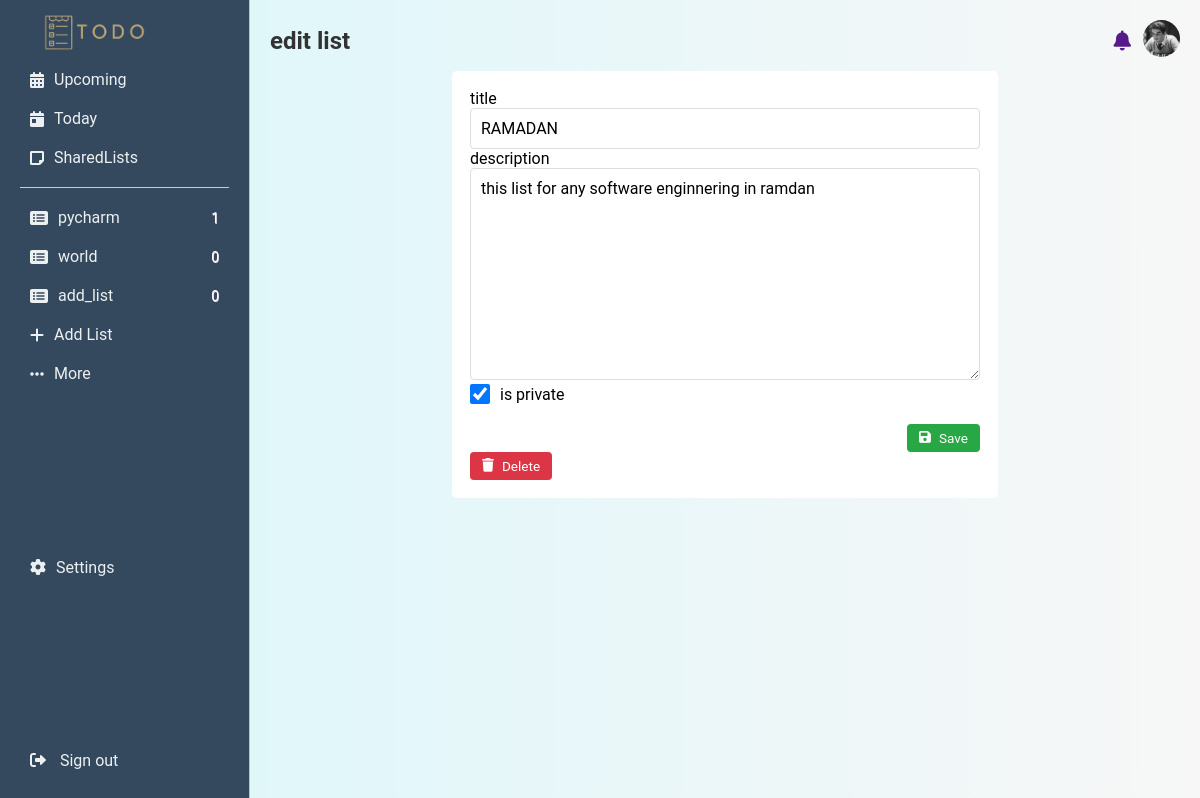
Screenshot of /lists/edit/8188dc98-758b-46e5-8b43-d438638714b2/ (signed in) with the database file from the repository.
### base/models.py (models this page shows, shortened)
class ToDoList(models.Model):
    id = models.UUIDField(primary_key=True, default=uuid.uuid4, editable=False)
    user = models.ForeignKey(CustomUser, on_delete=models.CASCADE, related_name='todo_lists')
    name = models.CharField(max_length=255)
    description = models.TextField()
    created_at = models.DateTimeField(auto_now_add=True)
    updated_at = models.DateTimeField(auto_now=True)
    is_private = models.BooleanField(default=True)
    icon = models.CharField(max_length=50, default='fa-list-alt')
    class Meta:
        verbose_name = "To-Do List"
        verbose_name_plural = "To-Do Lists"

### base/views.py (the view)
# urls.py: path('lists/edit/<uuid:list_id>/', views.edit_todo_list, name='edit_todo_list'),
def edit_todo_list(request,list_id):
    todo_list_instance=get_object_or_404(ToDoList,id=list_id)
    if request.method=='POST':
        form=todoListForm(request.POST,instance=todo_list_instance)
        if form.is_valid():
            todo_list=form.save(commit=False)
            todo_list.icon=get_icon_for_title(todo_list.name)
            todo_list.save()
            activity_log(request.user, 'edit', f"{todo_list.name} list")
            return redirect('lists_view')
    else:
        form=todoListForm(instance=todo_list_instance)
    return render(request,'base/edit_todo_list.html',{'form':form,'title':'edit list','list':todo_list_instance,'todo_list_instance':todo_list_instance})

### base/forms.py
class todoListForm(forms.ModelForm):
   is_private = forms.BooleanField(label='is private',widget=forms.CheckboxInput(attrs={'class':'is_private'}),required=False )
   name = forms.CharField(label='title',widget=forms.TextInput(attrs={'class':'form-control'}) )
   description = forms.CharField(label='description',widget=forms.Textarea(attrs={'class':'form-control'}) )
   class Meta:
       model =ToDoList
       fields = ['is_private', 'name', 'description']

### base/context_processors.py (called while the page is built)
def user_info(request):
    if request.user.is_authenticated:
        try:
            user_profile = CustomUser.objects.get(user = request.user)
            return {
                'user':user_profile,
                'image_profile':user_profile.image_profile
            }
        except:
            print('there is error ')
    return{}

def side_bare_links(request):
    if request.user.is_authenticated:
        custom_user = CustomUser.objects.get(user=request.user)
        user_last_lists = ToDoList.objects.filter(user=custom_user).annotate(task_count=Count('tasks')).order_by('-updated_at')[:3]
        return {'custom_user': custom_user, 'user_last_lists': user_last_lists}
    return {'custom_user': None, 'user_last_lists': []}

### base/templates/base/edit_todo_list.html (shortened to what this page needs)
{% extends 'base/base.html' %}
{% load static %}
{% block extra_css %}
    <link rel="stylesheet" href="{% static 'css/change-email.css' %}">
{% endblock extra_css %}
{% block content %}
<div class="container_change_email">
    <form method="POST" action="{% if list %}{% url 'edit_todo_list' list.id %}{% else %}{% url 'create_todo_list' %}{% endif %}">
        {{ form.name.label }}
        {{ form.name }}
        {{ form.description.label }}
        {{ form.description }}
        <div class="checkbox-label">
            {{ form.is_private }}
            {{ form.is_private.label }}
        </div>
        <div class="button-container">
            <button type="submit" class='btn btn-complete'><i class="fas fa-save"></i>Save</button>
        </div>
    </form>
    {% if list %}
        <form id="delete-form" method="POST" action="{% url 'remove_list' list.id %}" class='delete-form'>
            <button type='submit' class='btn btn-delete'><i class="fas fa-trash"></i>Delete</button>
        </form>
    {% endif %}
</div>
{% endblock %}

### base/templates/base/sidebar.html (shortened to what this page needs)
{% load static %}
{% block extra_css %}
  <link rel="stylesheet" href=" {% static 'css/side_bare_hero.css' %}">
{% endblock extra_css %}
<div class="sidebar">
  <a href=" {% url 'home' %}"> <img src="{% static 'logo/todo-removebg-preview.png' %}" alt="logo" class='logo'> </a>
  <div class="tasks">
    <div class="task-item">
      <i class="fas fa-calendar-alt"></i>
      <a>Upcoming</a>
    </div>
    <div class="task-item active">
      <i class="fas fa-calendar-day"></i>
      <a href="{% url 'today_tasks' %}">Today</a>
    </div>
    <div class="task-item">
      <i class="fas fa-sticky-note"></i>
      <a href='{% url 'shared_list' %}'>SharedLists</a>
    </div>
  </div>
  <hr>
  <div class="lists">
    {% for list in user_last_lists %}
    <div class="list-item">
      <i class="fa {{list.icon}}"></i>
      <a href="{% url 'tasks_for_list' list_id=list.id %}">{{ list.name }}</a>
      <span class="task-count">{{ list.task_count }}</span>
    </div>
    {% endfor %}
    <div class="add-new-list">
        <i class="fas fa-plus"></i>
      <a href='{% url 'create_todo_list' %}'>
        Add List
      </a>
    </div>
    <div class="more-link">
      <i class="fas fa-ellipsis-h"></i>
      <a href="{% url 'lists_view' %}">More</a>
    </div>
  </div>
  <div class="settings">
    <i class="fas fa-cog"></i>
    <a>Settings</a>
  </div>
  <div class="sign-out">
    <a href="{% url 'logout' %}">
      <i class="fas fa-sign-out-alt"></i>
      <span>Sign out</span>
    </a>
  </div>
</div>

### base/static/css/style.css (style rules this page uses)
* { margin: 0; padding: 0; box-sizing: border-box; font-family: "Roboto", system-ui; }
body { font-family: Arial, sans-serif; background-color: #F4F7F9; }

### base/static/css/change-email.css (style rules this page uses)
.container_change_email { background-color: #ffff; margin-top: 12px; padding: 18px; border-radius: 5px; -webkit-border-radius: 5px; -moz-border-radius: 5px; -ms-border-radius: 5px; -o-border-radius: 5px; display: flex; flex-direction: column; width: 60%; margin: 10px auto; }
.container_change_email .form-control,input,textarea { width: 100%; padding: 10px; border: 1px solid #ddd; border-radius: 4px; box-sizing: border-box; font-size: 16px; }
.checkbox-label { display: flex; align-items: center; margin-bottom: 15px; }
.checkbox-label input[type="checkbox"] { margin-right: 10px; width: 20px; height: 20px; cursor: pointer; }
.delete-form { display: inline; }
.button-container { display: flex; justify-content: flex-end; gap: 10px; margin-top: 20px; }

### base/static/css/side_bare_hero.css (style rules this page uses)
.logo { height: 35px; width: auto; margin-top: -5px; margin-bottom: 6px; }
a { text-decoration: none; }
.sidebar { background-color: #34495E; border-right: 1px solid #BDC3C7; padding: 20px; width: 250px; display: flex; flex-direction: column; position: fixed; height: 100%; top: 0; left: 0; overflow-y: auto; z-index: 1000; }
.tasks .task-item, .lists .list-item, .tags .tag-item , .add-new-list, .add-new-tag, .settings, .sign-out { display: flex; align-items: center; padding: 10px; border-radius: 8px; cursor: pointer; -webkit-border-radius: 8px; -moz-border-radius: 8px; -ms-border-radius: 8px; -o-border-radius: 8px; }
.tasks .task-item i, .lists .list-item i, .tags .tag-item i { margin-right: 10px; font-size: 16px; }
.tasks .task-item .task-count, .lists .list-item .task-count { margin-left: auto; font-size: 14px; color: #ffffff; text-shadow: 0.5px 0.5px #ffe6e6; }
.add-new-list, .add-new-tag, .more-link { display: flex; align-items: center; padding: 10px; border-radius: 5px; cursor: pointer; color: #666; text-decoration: none; }
.add-new-list i, .add-new-tag i, .more-link i { margin-right: 10px; font-size: 16px; }
.settings, .sign-out { display: flex; align-items: center; padding: 10px; border-radius: 5px; cursor: pointer; color: #666; margin-top: auto; }
.settings i, .sign-out i { margin-right: 10px; font-size: 16px; }
.sidebar a, .sidebar i { color: #ECF0F1; }
.task-count { color: #BDC3C7; }
.sidebar i { color: #ECF0F1; }
hr { border: none; border-top: 1px solid #ccc; margin: 10px 0; }

### base/static/css/button_style.css (style rules this page uses)
.btn { padding: 0.375rem 0.75rem; border: none; border-radius: 4px; cursor: pointer; transition: all 0.3s ease; text-decoration: none; font-size: 0.85rem; display: inline-flex; align-items: center; justify-content: center; }
.btn i { margin-right: 0.5rem; }
.btn-complete { background-color: #28a745; color: #ffffff; }
.btn-delete { background-color: #dc3545; color: #ffffff; }

### rows the page displays
ToDoList: name "pycharm", task_count "1"
ToDoList: name "world", task_count "0"
ToDoList: name "add_list", task_count "0"
ToDoList: name "RAMADAN", description "this list for any software enginnering in ramdan", is_private "☑"

### other values shown
{{ title }} "edit list"
